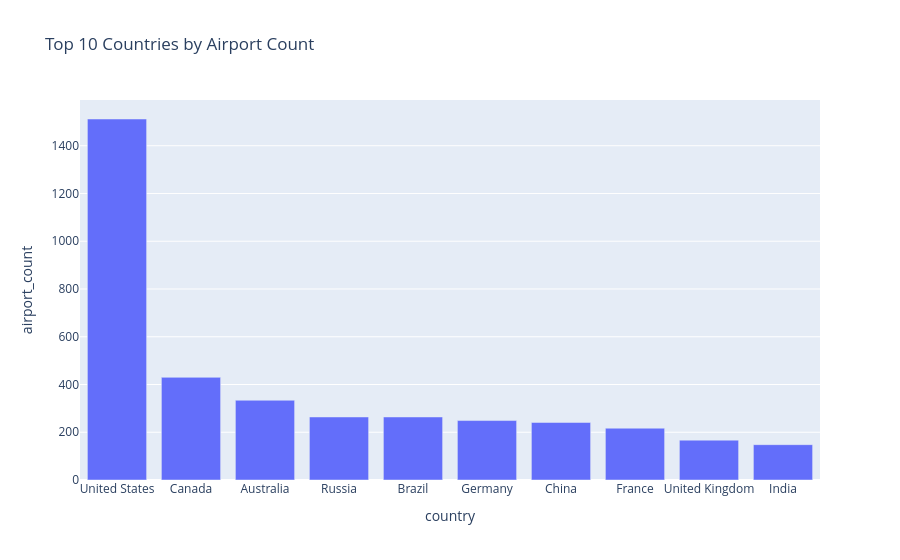
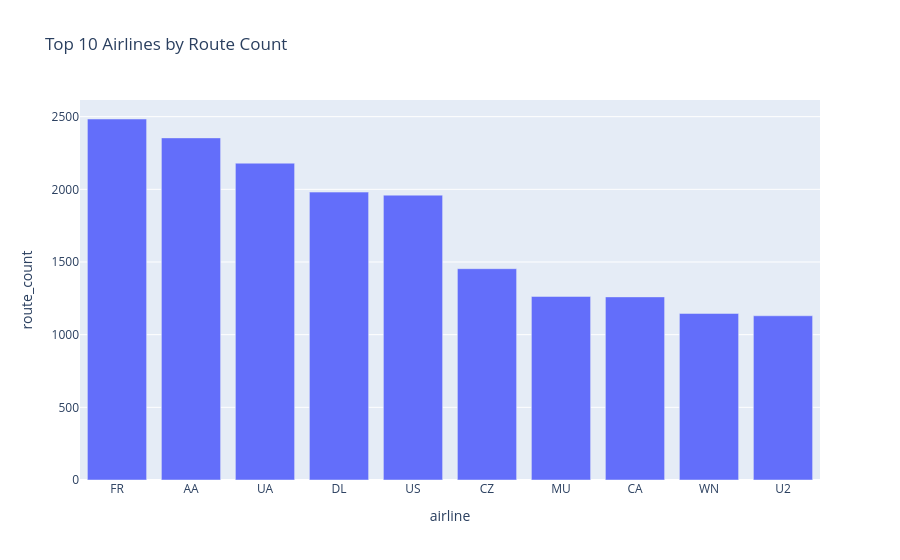
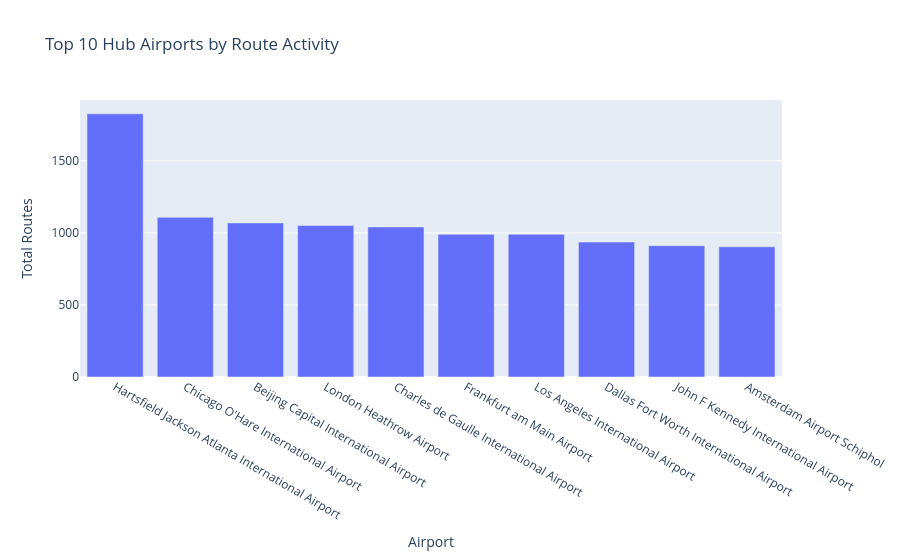

Source (notebook cell) for these figures, in order:
### Markdown cell above
These visualizations draw from the dbt mart models and highlight the strongest network patterns in the OpenFlights dataset.
- The first chart ranks the top countries by airport count, showing where airport infrastructure is most concentrated.
- The second chart ranks airlines by route count, showing which carriers have the most extensive route networks.
- The third chart ranks airports by route activity, identifying the busiest hubs that anchor flight connectivity.

Each chart is intended to surface a different aspect of the aviation network: country coverage, airline reach, and hub intensity.

### Code cell
# Explore analytic model outputs
airport_counts = con.execute('select * from main.mart_top_countries_by_airports').df()
route_counts = con.execute('select * from main.mart_top_airlines_by_routes').df()
hub_airports = con.execute('select * from main.mart_top_hub_airports').df()

print('Top countries by airport count')
print(airport_counts.head(10))
print('\nTop airlines by route count')
print(route_counts.head(10))
print('\nTop hub airports by total route activity')
print(hub_airports.head(10))

import plotly.express as px

# Country coverage: which nations have the largest airport networks?
fig = px.bar(airport_counts.head(10), x='country', y='airport_count', title='Top 10 Countries by Airport Count')
fig.show()

# Airline reach: which carriers operate the most routes in this dataset?
fig = px.bar(route_counts.head(10), x='airline', y='route_count', title='Top 10 Airlines by Route Count')
fig.show()

# Hub activity: the top airports by number of routes served.
fig = px.bar(hub_airports.head(10), x='name', y='total_routes', title='Top 10 Hub Airports by Route Activity')
fig.update_layout(xaxis_title='Airport', yaxis_title='Total Routes')
fig.show()

con.close()

### Figure 1 — Plotly figure (JSON) as saved in the notebook; plotly's stock layout.template omitted (floating-point values rounded to 4 significant figures)
{"data": [{"hovertemplate": "country=%{x}<br>airport_count=%{y}<extra></extra>", "legendgroup": "", "marker": {"color": "#636efa", "pattern": {"shape": ""}}, "name": "", "orientation": "v", "showlegend": false, "textposition": "auto", "type": "bar", "x": ["United States", "Canada", "Australia", "Russia", "Brazil", "Germany", "China", "France", "United Kingdom", "India"], "xaxis": "x", "y": [1512, 430, 334, 264, 264, 249, 241, 217, 167, 148], "yaxis": "y"}], "layout": {"barmode": "relative", "legend": {"tracegroupgap": 0}, "title": {"text": "Top 10 Countries by Airport Count"}, "xaxis": {"anchor": "y", "domain": [0, 1], "title": {"text": "country"}}, "yaxis": {"anchor": "x", "domain": [0, 1], "title": {"text": "airport_count"}}}}

### Figure 2 — Plotly figure (JSON) as saved in the notebook; plotly's stock layout.template omitted (floating-point values rounded to 4 significant figures)
{"data": [{"hovertemplate": "airline=%{x}<br>route_count=%{y}<extra></extra>", "legendgroup": "", "marker": {"color": "#636efa", "pattern": {"shape": ""}}, "name": "", "orientation": "v", "showlegend": false, "textposition": "auto", "type": "bar", "x": ["FR", "AA", "UA", "DL", "US", "CZ", "MU", "CA", "WN", "U2"], "xaxis": "x", "y": [2484, 2354, 2180, 1981, 1960, 1454, 1263, 1260, 1146, 1130], "yaxis": "y"}], "layout": {"barmode": "relative", "legend": {"tracegroupgap": 0}, "title": {"text": "Top 10 Airlines by Route Count"}, "xaxis": {"anchor": "y", "domain": [0, 1], "title": {"text": "airline"}}, "yaxis": {"anchor": "x", "domain": [0, 1], "title": {"text": "route_count"}}}}

### Figure 3 — Plotly figure (JSON) as saved in the notebook; plotly's stock layout.template omitted (floating-point values rounded to 4 significant figures)
{"data": [{"hovertemplate": "name=%{x}<br>total_routes=%{y}<extra></extra>", "legendgroup": "", "marker": {"color": "#636efa", "pattern": {"shape": ""}}, "name": "", "orientation": "v", "showlegend": false, "textposition": "auto", "type": "bar", "x": ["Hartsfield Jackson Atlanta International Airport", "Chicago O'Hare International Airport", "Beijing Capital International Airport", "London Heathrow Airport", "Charles de Gaulle International Airport", "Frankfurt am Main Airport", "Los Angeles International Airport", "Dallas Fort Worth International Airport", "John F Kennedy International Airport", "Amsterdam Airport Schiphol"], "xaxis": "x", "y": [1826, 1108, 1069, 1051, 1041, 990, 990, 936, 911, 903], "yaxis": "y"}], "layout": {"barmode": "relative", "legend": {"tracegroupgap": 0}, "title": {"text": "Top 10 Hub Airports by Route Activity"}, "xaxis": {"anchor": "y", "domain": [0, 1], "title": {"text": "Airport"}}, "yaxis": {"anchor": "x", "domain": [0, 1], "title": {"text": "Total Routes"}}}}
